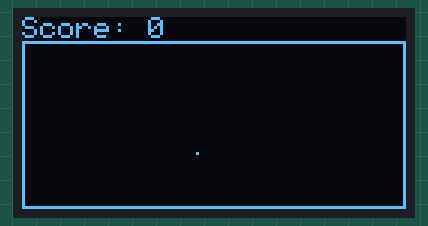
Recording of a sketch running on a simulated Arduino Uno, built with avr-gcc and run on an emulated ATmega328P. Shown: 128×64 one-colour display. Random numbers use the default seed unless the sketch sets one.

Above: at 0.21 s.

The sketch:

OLED_Snake_Game.ino
```cpp
#include <SPI.h>
#include <Wire.h>
#include <Adafruit_GFX.h>
#include <Adafruit_SSD1306.h>

#define OLED_RESET 4
Adafruit_SSD1306 display(OLED_RESET);

#if (SSD1306_LCDHEIGHT != 64)
#error("Height incorrect, please fix Adafruit_SSD1306.h!");
#endif


const int D_NORTH = 1;
const int D_EAST = 2;
const int D_SOUTH = 3;
const int D_WEST = 4;

long score = 0;

byte snakePixelX[20];
byte snakePixelY[20];

int snakeX = 10;
int snakeY = 30;
int snakeLength = 1;
volatile int snakeDir = D_NORTH;
volatile int buttonState = LOW;

int minX = 0;
int minY = 20;
int maxX = 128;
int maxY = 64;

int foodX = 0;
int foodY = 0;

const int BUTTON_PIN = 7;

void setupButton() {
  attachInterrupt(digitalPinToInterrupt(BUTTON_PIN), debounceChangeDirection, CHANGE);
}

long debouncing_time = 15; //Debouncing Time in Milliseconds
volatile unsigned long last_micros;

void debounceChangeDirection() {
  if((long)(micros() - last_micros) >= debouncing_time * 1000) {
    changeDirection();
    last_micros = micros();
  }
}

void changeDirection() {
  switch(snakeDir) {
    case D_NORTH:
      snakeDir = D_EAST;
      break;
    case D_EAST:
      snakeDir = D_SOUTH;
      break;
    case D_SOUTH:
      snakeDir = D_WEST;
      break;
    case D_WEST:
      snakeDir = D_NORTH;
      break;
  }

  buttonState = !buttonState;
}

void setupScreen()   {
  // by default, we'll generate the high voltage from the 3.3v line internally! (neat!)
  display.begin(SSD1306_SWITCHCAPVCC, 0x3C);  // initialize with the I2C addr 0x3D (for the 128x64)
  // init done

  display.clearDisplay();

  minX = 0;
  minY = 8;
  maxX = display.width()-1;
  maxY = display.height()-1;

  renderScore();
}

void setup()   {
  setupButton();
  setupScreen();

  dropFood();

  digitalWrite(BUTTON_PIN, buttonState);
}

bool outOfBounds() {
  return snakeX <= minX || snakeY <= minY || snakeX >= maxX || snakeY >= maxY;
}

void gameOver() {
  display.clearDisplay();
  display.setCursor(5, 5);
  display.print("GAME OVER :(");
  display.display();

  score = 0;
  snakeLength = 1;
  snakeX = display.width() / 2;
  snakeY = display.height() / 2;

  snakePixelX[snakeLength-1] = snakeX;
  snakePixelY[snakeLength-1] = snakeY;

  snakeDir = D_SOUTH;

  delay(2000);

  display.clearDisplay();
  renderScore();
}

// Drop food on random location
void dropFood() {
  foodX = random(minX+1, maxX-1);
  foodY = random(minY+1, maxY-1);
}

bool collectFood() {
  if (snakeX == foodX && snakeY == foodY) {
    score += 10;

    tone(8, 1000, 10);
    tone(8, 1020, 10);
    tone(8, 1040, 10);
    tone(8, 1000, 10);
    tone(8, 1000, 10);

    renderScore();
    dropFood();

    return true;
  } else {
    return false;
  }
}

void renderScore() {
  display.fillRect(0, 0, display.width()-1, 8, BLACK);

  display.setTextSize(1);
  display.setTextColor(WHITE);
  display.setCursor(0,0);

  display.print("Score: ");
  display.print(String(score, DEC));

  // TOP
  display.drawLine(0, 8, display.width()-1, 8, WHITE);
  // LEFT
  display.drawLine(0, 8, 0, display.height()-1, WHITE);
  // RIGHT
  display.drawLine(display.width()-1, 8, display.width()-1, display.height()-1, WHITE);
  // BOTTOM
  display.drawLine(0, display.height()-1, display.width()-1, display.height()-1, WHITE);
}

bool crashedIntoSelf() {
  for(byte i = 4; i < snakeLength; i++) {
      if (snakeX == snakePixelX[i] && snakeY == snakePixelY[i]) {
        return true;
      }
  }

  return false;
}

void drawScreen() {
  bool foodCollected = false;

    // Clear the buffer.
  display.clearDisplay();

  display.drawPixel(foodX, foodY, WHITE);
  foodCollected  = collectFood();

  // Check snake position
  if (outOfBounds() || crashedIntoSelf()) {
    gameOver();
  }

  // Render the snake
  for(int i = 0; i < snakeLength; i++) {
    display.drawPixel(snakePixelX[i], snakePixelY[i], WHITE);
  }

  // Move pixel values
  for(int i = snakeLength; i > 0; i--) {
    snakePixelX[i] = snakePixelX[i-1];
    snakePixelY[i] = snakePixelY[i-1];
  }

  if (foodCollected) {
    snakeLength += 1;
    snakePixelX[snakeLength-1] = snakeX;
    snakePixelY[snakeLength-1] = snakeY;
  }

  switch(snakeDir) {
    case D_NORTH:
      snakeY -= 1;
      break;
    case D_EAST:
      snakeX += 1;
      break;
    case D_SOUTH:
      snakeY += 1;
      break;
    case D_WEST:
      snakeX -= 1;
      break;
  }

  snakePixelX[0] = snakeX;
  snakePixelY[0] = snakeY;

  renderScore();
  display.display();
}

void loop() {

  drawScreen();

}
```
